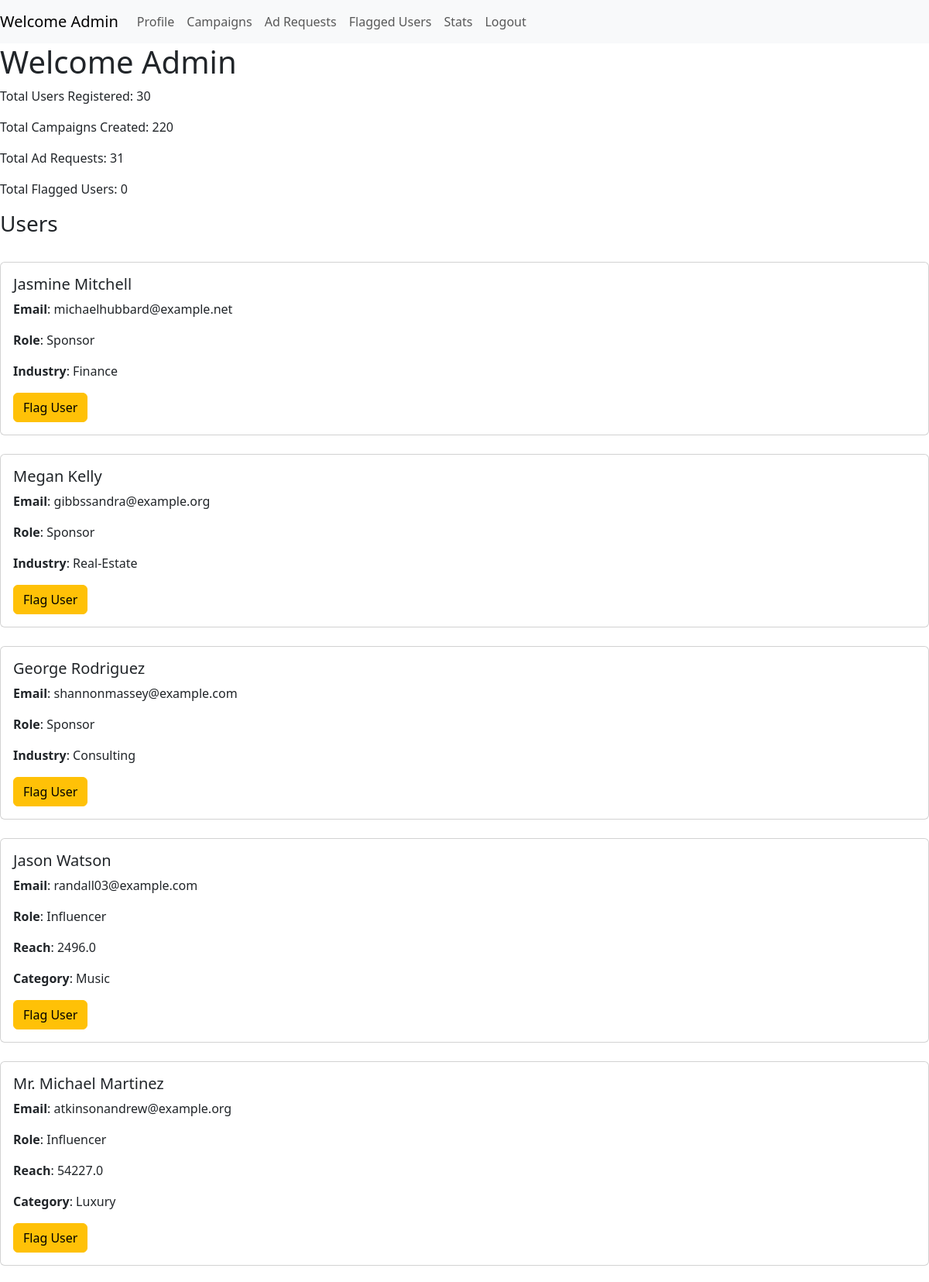
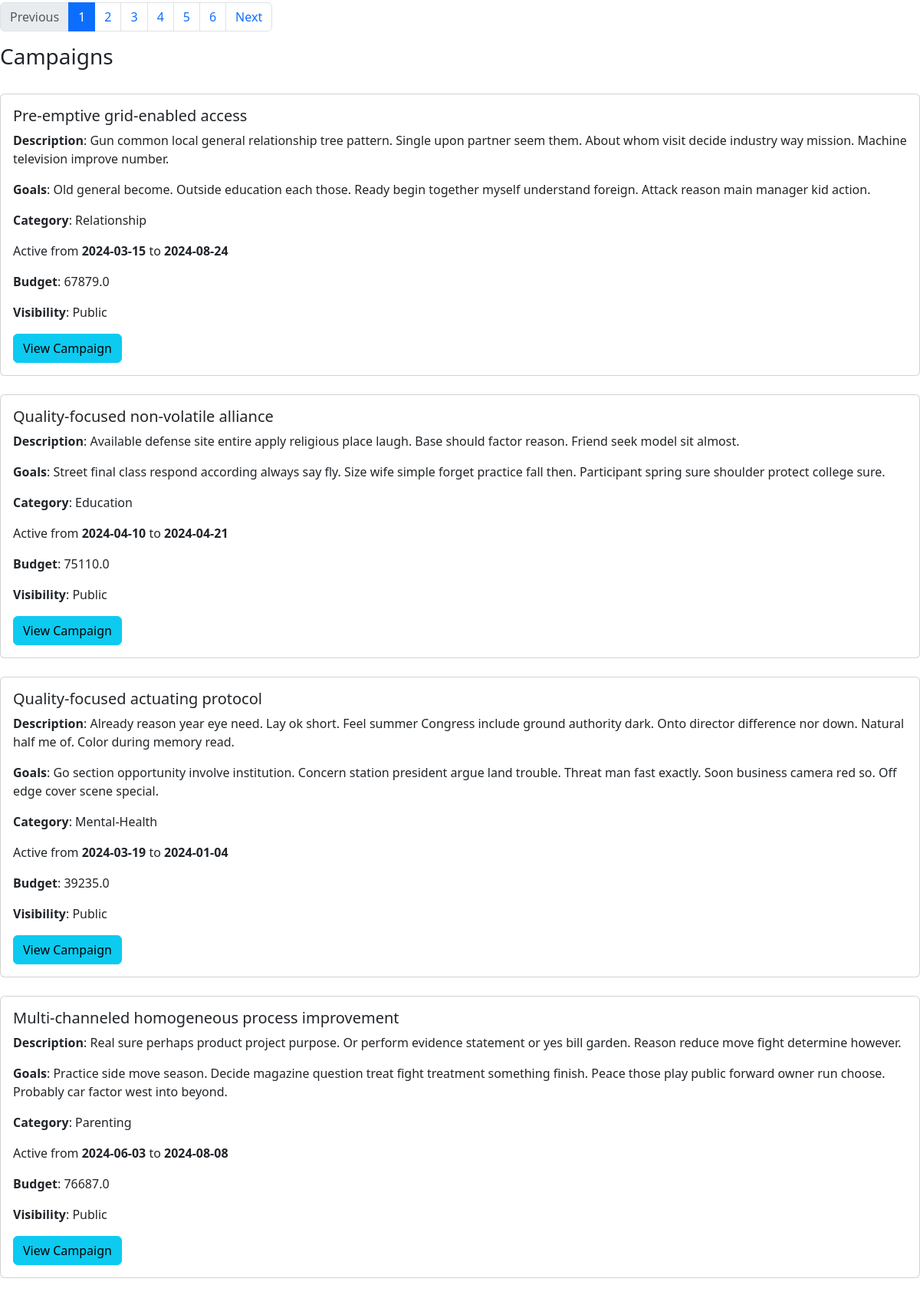
The app's page /admin (signed in, upper part) with its own data (2 pictures, top to bottom).
### components/models.py (models this page shows)
class User(db.Model, UserMixin):
    __tablename__ = "user"
    id = db.Column(db.Integer, primary_key=True, unique = True, nullable=False)
    role = db.Column(db.String, nullable=False)
    name = db.Column(db.String, nullable=False)
    email = db.Column(db.String, nullable=False, unique = True)
    password = db.Column(db.String, nullable=False)
    industry = db.Column(db.String)
    category = db.Column(db.String)
    reach = db.Column(db.Float)
    created_on = db.Column(db.Date, nullable=False)
    campaigns = db.relationship('Campaign', back_populates = 'sponsor')
    ad_requests = db.relationship('Ad_request', back_populates = 'influencer')

class Campaign(db.Model):
    __tablename__ = "campaign"
    id = db.Column(db.Integer, primary_key=True, unique = True, nullable=False)
    sponsor_id = db.Column(db.Integer, db.ForeignKey('user.id'), nullable=False)
    sponsor = db.relationship('User', back_populates = 'campaigns', uselist=False)
    name = db.Column(db.String, nullable=False)
    description = db.Column(db.String, nullable=False)
    goals = db.Column(db.String, nullable=False)
    category = db.Column(db.String, nullable=False)
    budget = db.Column(db.Float, nullable=False)
    remaining = db.Column(db.Float, nullable=False)
    visibility = db.Column(db.String, nullable=False)
    start_date = db.Column(db.Date, nullable=False)
    end_date = db.Column(db.Date, nullable=False)
    created_on = db.Column(db.Date, nullable=False)
    ad_requests = db.relationship('Ad_request', back_populates = 'campaign')

### app.py (the view, shortened to what this page needs)
@app.route('/admin', methods=['GET', 'POST'])
@login_required
def admin():
    error = request.args.get('error', '')
    page_user = request.args.get('page_user', 1, type=int)
    page_ad_request = request.args.get('page_ad_request', 1, type=int)
    page_campaign = request.args.get('page_campaign', 1, type=int)
    page_flag = request.args.get('page_flag', 1, type=int)
    form_id = request.form.get('form_id')
    if request.method == 'GET':
        users = get_users(page_user)
        ad_requests = get_ad_requests(page_ad_request)
        campaigns = get_campaigns(page_campaign)
        flags = get_flags(page_flag)
        for user in users:
            flag = get_flag(user.id, user.role)
            if flag: user.flag = flag.reason
        for i in range(len(flags.items)):
            flags.items[i] = get_user(None, flags.items[i].type_id)
        return render_template('admin.html', users=users, ad_requests=ad_requests, campaigns=campaigns, flagged=flags, error=error)
    elif request.method == 'POST' and form_id == "remove_flag":
        id = request.form.get('id')
        type = request.form.get('type')
        if not type or not id: return redirect(url_for('admin', error="All fields are required"))
        delete_flag(type, id)
        return redirect(url_for('admin', error='Flag Removed successfully'))

### app.py (called while the page is built)
@login_manager.user_loader
def load_user(user_id):
    user = User.query.get(user_id)
    return user

### components/ad_request.py (called while the page is built)
def get_ad_requests(page):
    if page == -1:
        ad_requests = Ad_request.query.all()
        return ad_requests
    ad_requests = Ad_request.query.paginate(page=page, per_page=5, error_out=False)
    return ad_requests

### components/campaign.py (called while the page is built)
def get_campaigns(page):
    if page == -1:
        campaigns = Campaign.query.all()
        return campaigns
    campaigns = Campaign.query.paginate(page=page, per_page=5, error_out=False)
    return campaigns

### components/flag.py (called while the page is built)
def get_flag(type_id, type):
    flag = Flagged.query.filter_by(type_id=type_id, type=type).first()
    return flag

def get_flags(page):
    if page == -1:
        flags = Flagged.query.all()
        return flags
    flags = Flagged.query.paginate(page=page, per_page=5, error_out=False)
    return flags

### components/user.py (called while the page is built)
def get_users(page):
    if page == -1:
        users = User.query.filter(User.role.in_(["Sponsor", "Influencer"])).all()
        return users
    users = User.query.filter(User.role.in_(["Sponsor", "Influencer"])).paginate(page=page, per_page=5, error_out=False)
    return users

### templates/admin.html (shortened to what this page needs)
<!DOCTYPE HTML>
<html>
    <head>
        <link href="https://cdn.jsdelivr.net/npm/bootstrap@5.3.3/dist/css/bootstrap.min.css" rel="stylesheet">
    </head>
    <body style="margin-top:56px">
        <nav class="navbar navbar-expand-lg navbar-light bg-light fixed-top">
            <a class="navbar-brand" href="#">Welcome Admin</a>
            <div class="collapse navbar-collapse" id="navbarSupportedContent">
              <ul class="navbar-nav mr-auto">
                <li class="nav-item active">
                  <a class="nav-link" href="#Profile">Profile</a>
                </li>
                <li class="nav-item">
                  <a class="nav-link" href="#Campaigns">Campaigns</a>
                </li>
                <li class="nav-item">
                    <a class="nav-link" href="#Ad_Requests">Ad Requests</a>
                </li>
                <li class="nav-item">
                    <a class="nav-link" href="#Flagged_Users">Flagged Users</a>
                </li>
                <li class="nav-item">
                    <a class="nav-link" href="{{ url_for('stats') }}">Stats</a>
                </li>
                <li class="nav-item">
                    <a class="nav-link" href="{{ url_for('logout') }}">Logout</a>
                </li>
              </ul>
            </div>
        </nav>
         <div id="Profile">
            <h1>Welcome Admin</h1>
            <p>Total Users Registered: {{ users.total }}</p>
            <p>Total Campaigns Created: {{ campaigns.total }}</p>
            <p>Total Ad Requests: {{ ad_requests.total }}</p>
            <p>Total Flagged Users: {{ flagged.total }}</p>
         </div>
        <div id="Users">
            <h3>Users</h3>
            {% if users.items | length == 0 %}
                <p>No Users Registered.</p>
            {% else %}
                <br>
            {% endif %}
            {% for user in users.items %}
                <div class="card">
                    <div class="card-body">
                        <h5 class="card-title">{{ user.name }}</h5>
                        <p class="card-text"><b>Email</b>: {{ user.email }}</p>
                        <p class="card-text"><b>Role</b>: {{ user.role }}</p>
                        {% if user.role == "Influencer" %}
                        <p class="card-text"><b>Reach</b>: {{ user.reach }}</p>
                        <p class="card-text"><b>Category</b>: {{ user.category }}</p>
                        {% elif user.role == "Sponsor" %}
                        <p class="card-text"><b>Industry</b>: {{ user.industry }}</p>
                        {% endif %}
                        {% if not user.flag %}
                        <button type="button" class="btn btn-warning" data-bs-toggle="modal" data-bs-target="#flagUser{{ user.id }}{{ user.role }}">
                            Flag User
                        </button>
                        {% endif %}
                    </div>
                </div>
                <br>
            {% endfor %}
            <nav aria-label="User Page navigation">
                <ul class="pagination">
                    {% if users.has_prev %}
                    <li class="page-item">
                        <a class="page-link" href="/admin?page_user={{ users.prev_num }}">Previous</a>
                    </li>
                    {% else %}
                    <li class="page-item disabled"><span class="page-link">Previous</span></li>
                    {% endif %}
                    {% for page_num in users.iter_pages() %}
                    {% if page_num %}
                    {% if page_num != users.page %}
                    <li class="page-item"><a class="page-link" href="/admin?page_user={{ page_num }}">{{ page_num }}</a></li>
                    {% else %}
                    <li class="page-item active" aria-current="page">
                        <span class="page-link">{{ page_num }}</span>
                    </li>
                    {% endif %}
                    {% else %}
                    <li class="page-item disabled"><span class="page-link">...</span></li>
                    {% endif %}
                    {% endfor %}
                    {% if users.has_next %}
                    <li class="page-item">
                        <a class="page-link" href="/admin?page_user={{ users.next_num }}">Next</a>
                    </li>
                    {% else %}
                    <li class="page-item disabled"><span class="page-link">Next</span></li>
                    {% endif %}
                </ul>
            </nav>
        </div>
        <div id="Campaigns">
            <h3>Campaigns</h3>
            {% if campaigns.items | length == 0 %}
                <p>No Campaigns Created.</p>
            {% else %}
                <br>
            {% endif %}
            {% for campaign in campaigns.items %}
                <div class="card">
                    <div class="card-body">
                        <h5 class="card-title">{{ campaign.name }}</h5>
                        <p class="card-text"><b>Description</b>: {{ campaign.description }}</p>
                        <p class="card-text"><b>Goals</b>: {{ campaign.goals }}</p>
                        <p class="card-text"><b>Category</b>: {{ campaign.category }}</p>
                        <p class="card-text">Active from <b>{{ campaign.start_date }}</b> to <b>{{ campaign.end_date }}</b></p>
                        <p class="card-text"><b>Budget</b>: {{ campaign.budget }}</p>
                        <p class="card-text"><b>Visibility</b>: {{ campaign.visibility }}</p>
                        <a href="/campaign/{{ campaign.id }}" class="btn btn-info">View Campaign</a>
                    </div>
                </div>
                <br>
            {% endfor %}
        </div>
    </body>
</html>

### records on screen
User: name "Jasmine Mitchell", email "michaelhubbard@example.net", role "Sponsor", industry "Finance"
User: name "Megan Kelly", email "gibbssandra@example.org", role "Sponsor", industry "Real-Estate"
User: name "George Rodriguez", email "shannonmassey@example.com", role "Sponsor", industry "Consulting"
User: name "Jason Watson", email "randall03@example.com", role "Influencer", reach "2496.0", category "Music"
User: name "Mr. Michael Martinez", email "atkinsonandrew@example.org", role "Influencer", reach "54227.0", category "Luxury"
Campaign: name "Pre-emptive grid-enabled access", description "Gun common local general relationship tree pattern. Single upon partner seem them. About whom visit decide industry way mission. Machine television improve number.", goals "Old general become. Outside education each those. Ready begin together myself understand foreign. Attack reason main manager kid action.", category "Relationship", start_date "2024-03-15", end_date "2024-08-24", budget "67879.0", visibility "Public"
Campaign: name "Quality-focused non-volatile alliance", description "Available defense site entire apply religious place laugh. Base should factor reason. Friend seek model sit almost.", goals "Street final class respond according always say fly. Size wife simple forget practice fall then. Participant spring sure shoulder protect college sure.", category "Education", start_date "2024-04-10", end_date "2024-04-21", budget "75110.0", visibility "Public"
Campaign: name "Quality-focused actuating protocol", description "Already reason year eye need. Lay ok short. Feel summer Congress include ground authority dark. Onto director difference nor down. Natural half me of. Color during memory read.", goals "Go section opportunity involve institution. Concern station president argue land trouble. Threat man fast exactly. Soon business camera red so. Off edge cover scene special.", category "Mental-Health", start_date "2024-03-19", end_date "2024-01-04", budget "39235.0", visibility "Public"
Campaign: name "Multi-channeled homogeneous process improvement", description "Real sure perhaps product project purpose. Or perform evidence statement or yes bill garden. Reason reduce move fight determine however.", goals "Practice side move season. Decide magazine question treat fight treatment something finish. Peace those play public forward owner run choose. Probably car factor west into beyond.", category "Parenting", start_date "2024-06-03", end_date "2024-08-08", budget "76687.0", visibility "Public"

### other values on screen
{{ users.total }} "30"
{{ campaigns.total }} "220"
{{ ad_requests.total }} "31"
{{ flagged.total }} "0"
{{ page_num }} "1"
{{ page_num }} "2" "3" "4" "5" "6"
